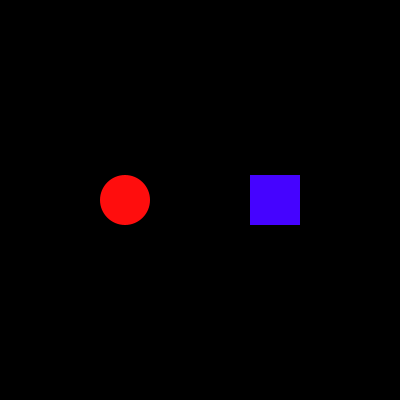
Frame 1 (no input)
Frame 60 (the mouse pressed at the canvas centre just before this capture): identical to frame 1, image omitted
Frame 120 (the mouse held since frame 60 and released just before this capture): identical to frame 1, image omitted

The Processing sketch that drew this single still picture (run headless with seeded random() and noise(); from frame 60 on, the mouse is pressed at the canvas centre):

// Processing sketch: processing_69010
// ── processing_69010.pde

int rectEtat = 0;
int rondEtat = 0;

float xCercle = 125;
float yCercle = 200;

float xRect = 275;
float yRect = 200;


int nombreDeRayons = 40;
int longueurDesRayons = 60;

float incRayon = 0;
float incLine = 0;

void setup() {
  size(400,400);
  smooth();
  noStroke();
}

void mouseReleased(){ rectEtat = 0;

}
void mousePressed(){
  
  if (mouseX > xRect - 25 && 
  mouseX < xRect + 25 && mouseY > yRect - 25 && mouseY < yRect +25)
  
  { 
    rectEtat = 1;
   
   }
  
  float distance = dist(xCercle,yCercle,mouseX, mouseY);
  
  if (distance < 25)
  {
    if (rondEtat == 0) 
    
    {
      rondEtat = 1;
      
     } 
      else {rondEtat = 0;

     }
  
  }
  
}


void draw() {
  
  background(0);
  smooth();
 
 if ( rectEtat == 0) 
 { 
   fill(#4503FF);
   
   if (incLine > 0) { incLine = incLine - 10; 
   
   }
 } 
 
 else
 {
   fill(#FEFF00);
   
   if (incLine < 400) { incLine = incLine + 10; 
   
   }
 }
 
 float currentLine = 0;
 
 while (currentLine < incLine) {
   line(0, currentLine, 400, currentLine);
   
   currentLine = currentLine + 19;
 
 }
 
 
 rectMode(CENTER);
 
 noStroke();
 rect(xRect,yRect,50,50);
 
 
 
 
 

 if ( rondEtat == 0) 
 { 
   fill(#FF0D0D);
   
   if (incRayon > 0) { incRayon = incRayon - 0.1; 
   
   }
 } 
 
 else
 {
   fill(#FF50F4);
   
   if (incRayon < TWO_PI) { incRayon = incRayon + 0.1; 
   
   }
 }

 noStroke();
 ellipse (xCercle, yCercle, 50,50);
 
 
float tranche = TWO_PI / nombreDeRayons;
float rads = 0;
float ratio = 0.75;
 
strokeWeight(3);
stroke(#2BA01A);
while ( rads < incRayon ) {
 float x1 = xCercle+cos(rads) * longueurDesRayons * ratio;
 float y1 = yCercle + sin(rads) * longueurDesRayons * ratio;
 float x2 = xCercle +cos(rads) * longueurDesRayons;
 float y2 = yCercle + sin(rads) * longueurDesRayons;
  line(x1,y1,x2,y2 );
  rads = rads + tranche;
   }



}
